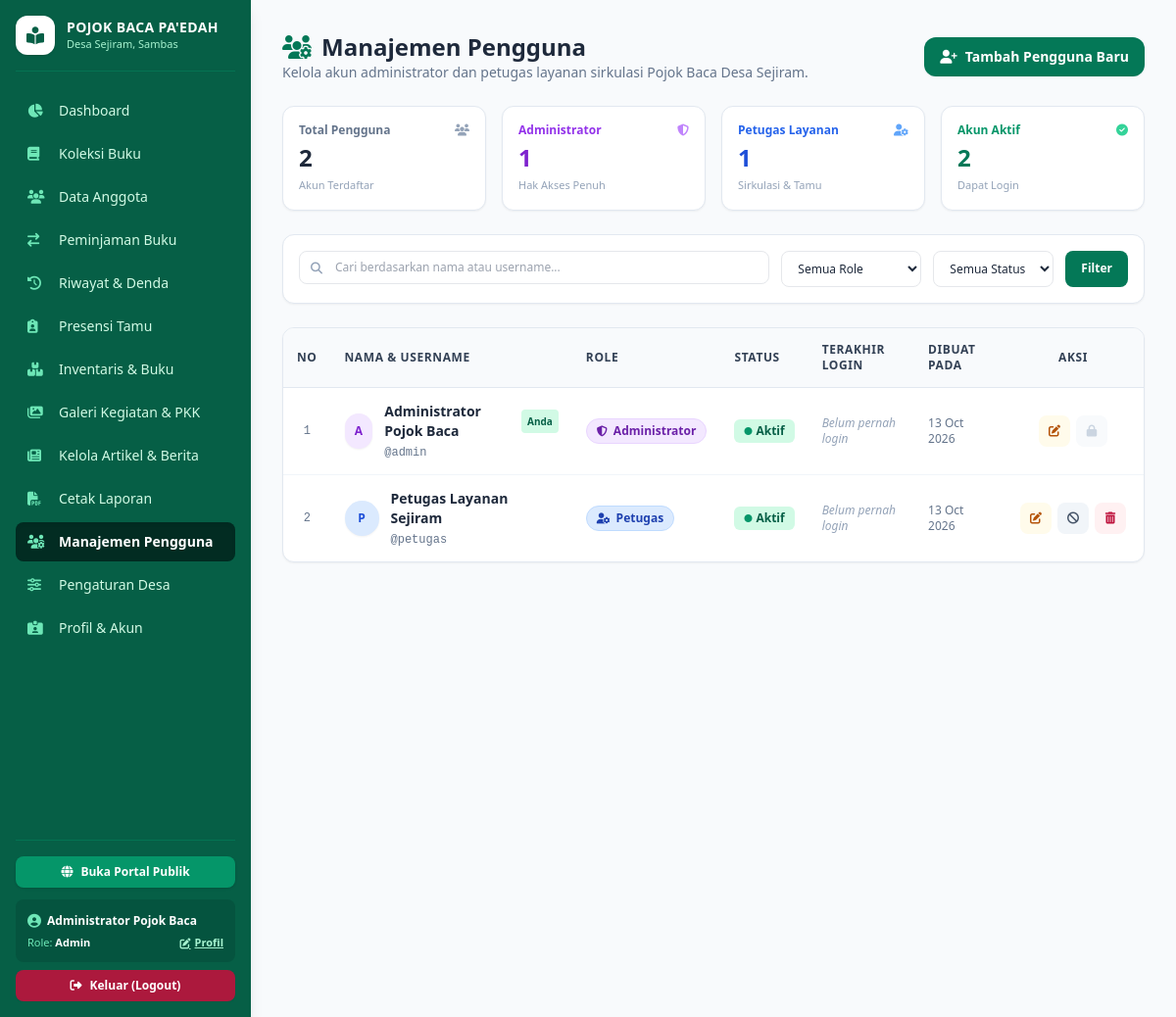
The page /pengguna.php (signed in) on the database its author committed.
### tables this page shows
CREATE TABLE IF NOT EXISTS `pengaturan` (
  `id` INT AUTO_INCREMENT PRIMARY KEY,
  `nama_instansi` VARCHAR(150) NOT NULL,
  `desa` VARCHAR(100) NOT NULL,
  `kabupaten` VARCHAR(100) NOT NULL,
  `alamat` TEXT NOT NULL,
  `jam_operasional` VARCHAR(100) NOT NULL DEFAULT '08.00 - 16.00 WIB',
  `durasi_pinjam_hari` INT NOT NULL DEFAULT 7,
  `denda_per_hari` INT NOT NULL DEFAULT 1000,
  `nama_kades` VARCHAR(100) NOT NULL,
  `nama_pengelola` VARCHAR(100) NOT NULL
);

CREATE TABLE IF NOT EXISTS `pengguna` (
  `id` INT AUTO_INCREMENT PRIMARY KEY,
  `nama_lengkap` VARCHAR(100) NOT NULL,
  `username` VARCHAR(50) UNIQUE NOT NULL,
  `password` VARCHAR(255) NOT NULL,
  `role` ENUM('admin', 'petugas') NOT NULL DEFAULT 'petugas',
  `status` ENUM('aktif', 'nonaktif') NOT NULL DEFAULT 'aktif',
  `terakhir_login` DATETIME NULL,
  `created_at` TIMESTAMP DEFAULT CURRENT_TIMESTAMP
);

### pengguna.php (the view, shortened to what the rows shown need)
<?php
require_once __DIR__ . '/config/database.php';
$sql = "SELECT * FROM pengguna WHERE 1=1";
$params = [];
$sql .= " ORDER BY id ASC";
$stmtList = $pdo->prepare($sql);
$stmtList->execute($params);
$daftarPengguna = $stmtList->fetchAll();
require_once __DIR__ . '/includes/header.php';
?>
<div class="flex flex-col md:flex-row justify-between items-start md:items-center gap-4 mb-6">
    <div>
        <h2 class="text-2xl font-bold text-slate-800 flex items-center gap-2.5">
            <i class="fa-solid fa-users-gear text-emerald-700"></i> Manajemen Pengguna
        </h2>
    </div>
</div>
<div class="bg-white rounded-xl shadow-sm border border-slate-200 overflow-hidden">
    <div class="overflow-x-auto">
        <table class="w-full text-left text-sm">
            <thead class="bg-slate-50 text-slate-700 font-semibold border-b border-slate-200 text-xs uppercase tracking-wider">
                <tr>
                    <th class="p-3.5 w-12 text-center">No</th>
                    <th class="p-3.5">Nama & Username</th>
                    <th class="p-3.5">Role</th>
                    <th class="p-3.5">Status</th>
                    <th class="p-3.5">Terakhir Login</th>
                    <th class="p-3.5">Dibuat Pada</th>
                    <th class="p-3.5 text-center w-36">Aksi</th>
                </tr>
            </thead>
            <tbody class="divide-y divide-slate-100">
                <?php if (empty($daftarPengguna)): ?>
                <tr>
                    <td colspan="7" class="p-8 text-center text-slate-400">
                        <i class="fa-solid fa-user-slash text-3xl mb-2 text-slate-300 block"></i>
                        Tidak ada data pengguna yang sesuai kriteria pencarian.
                    </td>
                </tr>
                <?php else:
                    $no = 1;
                    foreach ($daftarPengguna as $usr):
                        $isSelf = ($usr['id'] === (int)$_SESSION['user_id']);
                ?>
                <tr class="hover:bg-slate-50 transition">
                    <td class="p-3.5 text-center text-xs text-slate-500 font-mono"><?= $no++ ?></td>
                    <td class="p-3.5">
                        <div class="flex items-center gap-3">
                            <div class="w-9 h-9 rounded-full <?= $usr['role'] === 'admin' ? 'bg-purple-100 text-purple-700' : 'bg-blue-100 text-blue-700' ?> flex items-center justify-center font-bold text-xs shadow-sm">
                                <?= strtoupper(substr($usr['nama_lengkap'], 0, 1)) ?>
                            </div>
                            <div>
                                <div class="font-bold text-slate-800 text-xs sm:text-sm flex items-center gap-1.5">
                                    <?= e($usr['nama_lengkap']) ?>
                                    <?php if ($isSelf): ?>
                                    <span class="text-[10px] bg-emerald-100 text-emerald-800 font-semibold px-1.5 py-0.5 rounded">Anda</span>
                                    <?php endif; ?>
                                </div>
                                <span class="text-xs font-mono text-slate-500">@<?= e($usr['username']) ?></span>
                            </div>
                        </div>
                    </td>
                    <td class="p-3.5">
                        <?php if ($usr['role'] === 'admin'): ?>
                        <span class="inline-flex items-center gap-1.5 text-xs px-2.5 py-1 rounded-full font-bold bg-purple-100 text-purple-800 border border-purple-200">
                            <i class="fa-solid fa-shield-halved text-[11px]"></i> Administrator
                        </span>
                        <?php else: ?>
                        <span class="inline-flex items-center gap-1.5 text-xs px-2.5 py-1 rounded-full font-bold bg-blue-100 text-blue-800 border border-blue-200">
                            <i class="fa-solid fa-user-gear text-[11px]"></i> Petugas
                        </span>
                        <?php endif; ?>
                    </td>
                    <td class="p-3.5">
                        <?php if ($usr['status'] === 'aktif'): ?>
                        <span class="inline-flex items-center gap-1 text-xs px-2.5 py-1 rounded-md font-semibold bg-emerald-100 text-emerald-800">
                            <i class="fa-solid fa-circle text-[8px] text-emerald-600"></i> Aktif
                        </span>
                        <?php else: ?>
                        <span class="inline-flex items-center gap-1 text-xs px-2.5 py-1 rounded-md font-semibold bg-rose-100 text-rose-800">
                            <i class="fa-solid fa-circle text-[8px] text-rose-600"></i> Nonaktif
                        </span>
                        <?php endif; ?>
                    </td>
                    <td class="p-3.5 text-xs text-slate-600">
                        <?php if (!empty($usr['terakhir_login'])): ?>
                            <span class="font-medium text-slate-700"><?= date('d M Y, H:i', strtotime($usr['terakhir_login'])) ?> WIB</span>
                        <?php else: ?>
                            <span class="text-slate-400 italic">Belum pernah login</span>
                        <?php endif; ?>
                    </td>
                    <td class="p-3.5 text-xs text-slate-500">
                        <?= date('d M Y', strtotime($usr['created_at'])) ?>
                    </td>
                    <td class="p-3.5 text-center">
                        <div class="flex items-center justify-center gap-1.5">
                            <button onclick="bukaModalEdit(<?= htmlspecialchars(json_encode([
                                'id' => $usr['id'],
                                'nama_lengkap' => $usr['nama_lengkap'],
                                'username' => $usr['username'],
                                'role' => $usr['role'],
                                'status' => $usr['status'],
                                'is_self' => $isSelf
                            ])) ?>)" title="Sunting Pengguna" class="w-8 h-8 rounded-lg bg-amber-50 hover:bg-amber-100 text-amber-700 flex items-center justify-center transition">
                                <i class="fa-solid fa-pen-to-square text-xs"></i>
                            </button>
                            <?php if (!$isSelf): ?>
                            <a href="pengguna.php?toggle_status=<?= $usr['id'] ?>" onclick="return confirm('Ubah status akun <?= e($usr['nama_lengkap']) ?> menjadi <?= $usr['status'] === 'aktif' ? 'Nonaktif' : 'Aktif' ?>?')" title="<?= $usr['status'] === 'aktif' ? 'Nonaktifkan Akun' : 'Aktifkan Akun' ?>" class="w-8 h-8 rounded-lg <?= $usr['status'] === 'aktif' ? 'bg-slate-100 hover:bg-slate-200 text-slate-600' : 'bg-emerald-50 hover:bg-emerald-100 text-emerald-700' ?> flex items-center justify-center transition">
                                <i class="fa-solid <?= $usr['status'] === 'aktif' ? 'fa-ban' : 'fa-check' ?> text-xs"></i>
                            </a>
                            <a href="pengguna.php?hapus=<?= $usr['id'] ?>" onclick="return confirm('Apakah Anda yakin ingin menghapus akun pengguna <?= e($usr['nama_lengkap']) ?>? Tindakan ini tidak dapat dibatalkan!')" title="Hapus Pengguna" class="w-8 h-8 rounded-lg bg-rose-50 hover:bg-rose-100 text-rose-700 flex items-center justify-center transition">
                                <i class="fa-solid fa-trash-can text-xs"></i>
                            </a>
                            <?php else: ?>
                            <span class="w-8 h-8 rounded-lg bg-slate-50 text-slate-300 flex items-center justify-center text-xs" title="Akun Sendiri (Terkunci)">
                                <i class="fa-solid fa-lock"></i>
                            </span>
                            <?php endif; ?>
                        </div>
                    </td>
                </tr>
                <?php endforeach; endif; ?>
            </tbody>
        </table>
    </div>
</div>
<?php require_once __DIR__ . '/includes/footer.php'; ?>

### includes/header.php (shortened to what the rows shown need)
<?php
require_once __DIR__ . '/../config/database.php';
$stmtSetting = $pdo->query("SELECT * FROM pengaturan LIMIT 1");
$appSetting = $stmtSetting->fetch() ?: [
    'nama_instansi' => 'Pojok Baca Pa\'edah',
    'desa' => 'Desa Sejiram',
    'kabupaten' => 'Kabupaten Sambas',
    'alamat' => 'Jl. Pendidikan No. 01, Kantor Desa Sejiram',
    'jam_operasional' => '08.00 - 15.30 WIB',
    'durasi_pinjam_hari' => 7,
    'denda_per_hari' => 1000,
    'nama_kades' => 'Kepala Desa Sejiram',
    'nama_pengelola' => 'Pengelola Pojok Baca'
];
?>
<!DOCTYPE html>
<html lang="id">
<head>
    <script src="https://cdn.tailwindcss.com"></script>
    <link rel="stylesheet" href="https://cdnjs.cloudflare.com/ajax/libs/font-awesome/6.4.0/css/all.min.css">
</head>
<body class="bg-slate-50 text-slate-800 flex flex-col min-h-screen font-sans">
    <div class="flex flex-1">
        <aside class="w-64 bg-emerald-800 text-white flex-shrink-0 min-h-screen p-4 no-print flex flex-col justify-between shadow-lg">
            <div>
                <div class="flex items-center gap-3 pb-4 border-b border-emerald-700/80 mb-5">
                    <div>
                        <h1 class="font-bold text-sm tracking-wide leading-tight">POJOK BACA PA'EDAH</h1>
                        <p class="text-[11px] text-emerald-200"><?= e($appSetting['desa']) ?>, Sambas</p>
                    </div>
                </div>
            </div>
        </aside>
        <main class="flex-1 p-6 md:p-8 overflow-x-hidden">

### rows shown on the page
pengaturan: desa "Desa Sejiram"
pengguna: nama_lengkap "A", nama_lengkap "Administrator Pojok Baca", shows "Anda", username "admin", role "admin" (drawn), status "aktif" (drawn), shows "Belum pernah login", created_at "13 Oct 2026"
pengguna: nama_lengkap "P", nama_lengkap "Petugas Layanan Sejiram", username "petugas", role "petugas" (drawn), status "aktif" (drawn), shows "Belum pernah login", created_at "13 Oct 2026"

### other values the page prints
$_SESSION['user_nama'] "Administrator Pojok Baca"
$_SESSION['user_role'] "Admin"
$totalUser "2"
$totalAdmin "1"
$totalPetugas "1"
$totalAktif "2"
